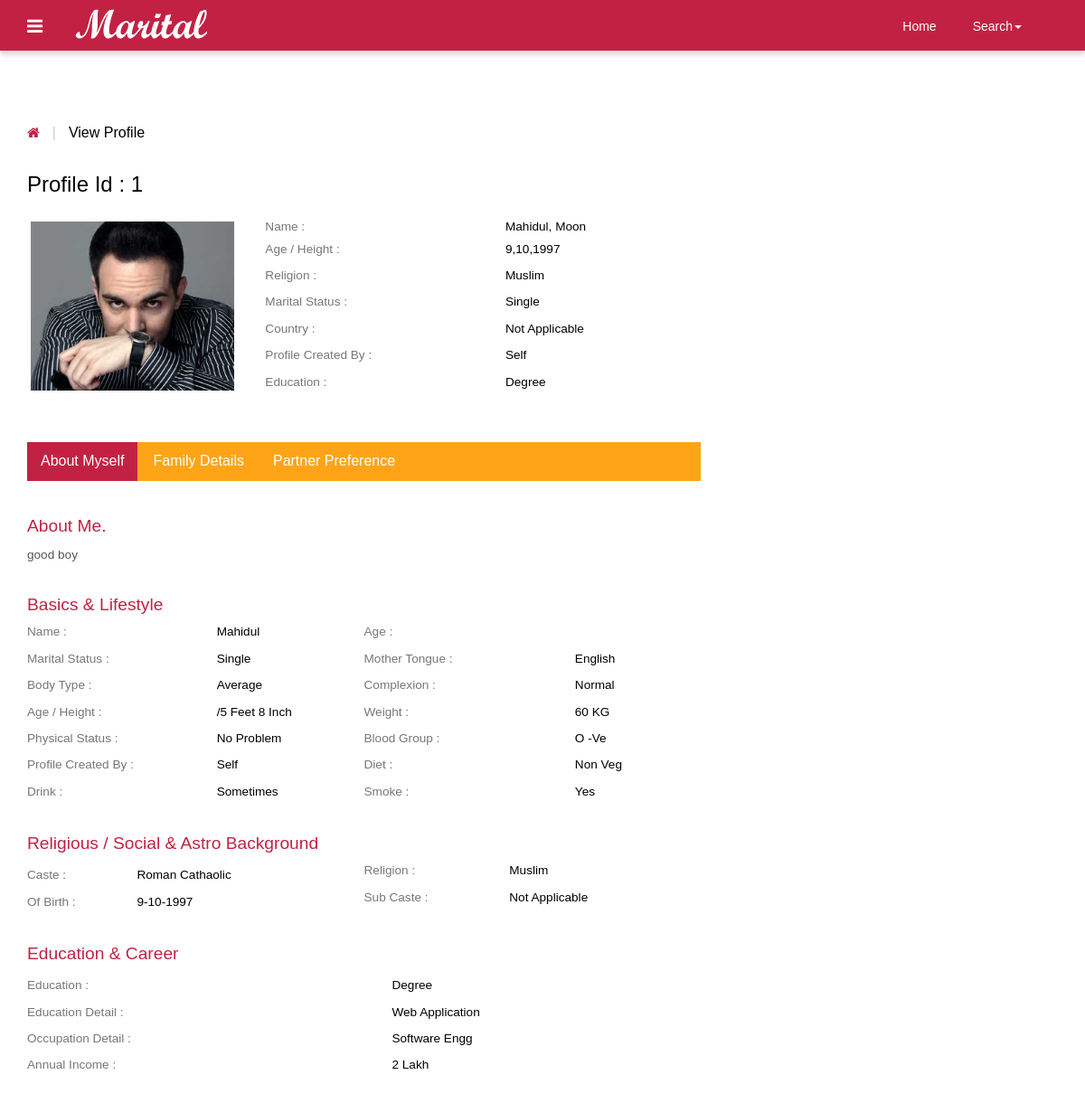
The app's page /user/viewprofile/ (signed in) with its own data.
### user/models.py (models this page shows)
class Profile(models.Model):
    user = models.OneToOneField(User,on_delete=models.CASCADE)
    firstname = models.CharField(max_length=128)
    lastname = models.CharField(max_length=128)
    sex = models.CharField(max_length=12)
    dob_day = models.CharField(max_length=12)
    dob_month = models.CharField(max_length=28)
    dob_year = models.CharField(max_length=12)
    religion = models.CharField(max_length=28)
    caste = models.CharField(max_length=28)
    subcaste = models.CharField(max_length=28)
    country = models.CharField(max_length=28)
    state = models.CharField(max_length=28)
    district = models.CharField(max_length=28)
    age = models.CharField(max_length=3)
    maritalstatus = models.CharField(max_length=28)
    profileby = models.CharField(max_length=28)
    education = models.CharField(max_length=28)
    specialization = models.CharField(max_length=28)
    bodytype = models.CharField(max_length=28)
    physicalstatus = models.CharField(max_length=28)
    drink = models.CharField(max_length=28)
    smoke = models.CharField(max_length=28)
    mothertounge = models.CharField(max_length=28)
    bloodgroup = models.CharField(max_length=28)
    weight = models.CharField(max_length=28)
    height = models.CharField(max_length=28)
    colour = models.CharField(max_length=28)
    diet = models.CharField(max_length=28)
    occupation = models.CharField(max_length=28)
    occupationdescr = models.CharField(max_length=28)
    income = models.CharField(max_length=28)
    fatheroccupation = models.CharField(max_length=28)
    motheroccupation = models.CharField(max_length=28)
    sis = models.CharField(max_length=28)
    bros = models.CharField(max_length=28)
    aboutme = models.TextField()
    image_field = models.ImageField(upload_to='images/profile/',default=False)

### user/views.py (the view)
# urls.py: path('viewprofile/',viewProfile,name='view-profile'),
@login_required(login_url='/user/login/')
def viewProfile(request):
        profile = Profile.objects.get(user=request.user)
        context = {
                'profile':profile
        }
        return render(request,'view-profile.html',context)

### user/templates/view-profile.html (shortened to what this page needs)
{% load static %}
<!DOCTYPE HTML>
<html>
<head>
<link href="{% static 'css/bootstrap-3.1.1.min.css' %}" rel='stylesheet' type='text/css' />
<link href="{% static 'css/style.css'%}" rel='stylesheet' type='text/css' />
<link href="{% static 'css/font-awesome.css' %}" rel="stylesheet">
</head>
<body>
<div class="navbar navbar-inverse-blue navbar">
      <div class="navbar-inner navbar-inner_1">
        <div class="container">
           <div class="navigation">
             <nav id="colorNav">
               <ul>
                <li class="green">
                </li>
               </ul>
             </nav>
           </div>
           <a class="brand" href="/"><img src="{% static 'images/logo.png'%}" alt="logo"></a>
           <div class="pull-right">
              <nav class="navbar nav_bottom" role="navigation">
            <div class="collapse navbar-collapse" id="bs-megadropdown-tabs">
                <ul class="nav navbar-nav nav_1">
                    <li><a href="/">Home</a></li>
                    <li class="dropdown">
                      <a href="#" class="dropdown-toggle" data-toggle="dropdown">Search<span class="caret"></span></a>
                    </li>
                </ul>
             </div>
            </nav>
           </div>
          <div class="clearfix"> </div>
        </div>
      </div>
    </div>
<div class="grid_3">
  <div class="container">
   <div class="breadcrumb1">
     <ul>
        <a href="{% url 'home' %}"><i class="fa fa-home home_1"></i></a>
        <span class="divider">&nbsp;|&nbsp;</span>
        <li class="current-page">View Profile</li>
     </ul>
   </div>
   <div class="profile">
   	 <div class="col-md-8 profile_left">
   	 	<h2>Profile Id : {{ profile.id }}</h2>
   	 	<div class="col_3">
   	        <div class="col-sm-4 row_2">
				<div class="flexslider">
					 <ul class="slides">
						<li>
							<img style="margin-right: 40px;" src="{{ profile.image_field.url }}" />
						</li>
					 </ul>
				  </div>
			</div>
			<div class="col-sm-8 row_1">
				<table class="table_working_hours">
		        	<tbody>
		        		<tr class="opened_1">
							<td class="day_label">Name :</td>
							<td class="day_value">{{profile.firstname}}, {{profile.lastname}}</td>
						</tr><tr class="opened_1">
							<td class="day_label">Age / Height :</td>
							<td class="day_value">{{profile.dob_day}},{{profile.dob_month}},{{profile.dob_year}}</td>
						</tr>
					  	<tr class="opened">
							<td class="day_label">Religion :</td>
							<td class="day_value">{{profile.religion}}</td>
						</tr>
					    <tr class="opened">
							<td class="day_label">Marital Status :</td>
							<td class="day_value">{{ profile.maritalstatus }}</td>
						</tr>
					    <tr class="opened">
							<td class="day_label">Country :</td>
							<td class="day_value">{{ profile.country }}</td>
						</tr>
					    <tr class="closed">
							<td class="day_label">Profile Created by :</td>
							<td class="day_value closed"><span>{{ profile.profileby }}</span></td>
						</tr>
					    <tr class="closed">
							<td class="day_label">Education :</td>
							<td class="day_value closed"><span>{{profile.education}}</span></td>
						</tr>
				    </tbody>
				</table>
				</div>
			<div class="clearfix"> </div>
		</div>
		<div class="col_4">
		    <div class="bs-example bs-example-tabs" role="tabpanel" data-example-id="togglable-tabs">
			   <ul id="myTab" class="nav nav-tabs nav-tabs1" role="tablist">
				  <li role="presentation" class="active"><a href="#home" id="home-tab" role="tab" data-toggle="tab" aria-controls="home" aria-expanded="true">About Myself</a></li>
				  <li role="presentation"><a href="#profile" role="tab" id="profile-tab" data-toggle="tab" aria-controls="profile">Family Details</a></li>
				  <li role="presentation"><a href="#profile1" role="tab" id="profile-tab1" data-toggle="tab" aria-controls="profile1">Partner Preference</a></li>
			   </ul>
			   <div id="myTabContent" class="tab-content">
				  <div role="tabpanel" class="tab-pane fade in active" id="home" aria-labelledby="home-tab">
				    <div class="tab_box">
				    	<h1>About Me.</h1>
				    	<p>{{profile.aboutme}}</p>
				    </div>
				    <div class="basic_1">
				    	<h3>Basics &amp; Lifestyle</h3>
				    	<div class="col-md-6 basic_1-left">
				    	  <table class="table_working_hours">
				        	<tbody>
				        		<tr class="opened_1">
									<td class="day_label">Name :</td>
									<td class="day_value">{{profile.firstname}}</td>
								</tr>
							    <tr class="opened">
									<td class="day_label">Marital Status :</td>
									<td class="day_value">{{profile.maritalstatus}}</td>
								</tr>
							    <tr class="opened">
									<td class="day_label">Body Type :</td>
									<td class="day_value">{{profile.bodytype}}</td>
								</tr>
							    <tr class="opened">
									<td class="day_label">Age / Height :</td>
									<td class="day_value">{{profile.age}}/{{profile.height}} </td>
								</tr>
							    <tr class="opened">
									<td class="day_label">Physical Status :</td>
									<td class="day_value closed"><span>{{ profile.physicalstatus }}</span></td>
								</tr>
							    <tr class="opened">
									<td class="day_label">Profile Created by :</td>
									<td class="day_value closed"><span>{{profile.profileby}}</span></td>
								</tr>
								<tr class="opened">
									<td class="day_label">Drink :</td>
									<td class="day_value closed"><span>{{profile.drink}}</span></td>
								</tr>
						    </tbody>
				          </table>
				         </div>
				         <div class="col-md-6 basic_1-left">
				          <table class="table_working_hours">
				        	<tbody>
				        		<tr class="opened_1">
									<td class="day_label">Age :</td>
									<td class="day_value">{{ profile.age }}</td>
								</tr>
							    <tr class="opened">
									<td class="day_label">Mother Tongue :</td>
									<td class="day_value">{{profile.mothertounge}}</td>
								</tr>
							    <tr class="opened">
									<td class="day_label">Complexion :</td>
									<td class="day_value">{{profile.colour}}</td>
								</tr>
							    <tr class="opened">
									<td class="day_label">Weight :</td>
									<td class="day_value">{{profile.weight}} KG</td>
								</tr>
							    <tr class="opened">
									<td class="day_label">Blood Group :</td>
									<td class="day_value">{{profile.bloodgroup}}</td>
								</tr>
							    <tr class="closed">
									<td class="day_label">Diet :</td>
									<td class="day_value closed"><span>{{profile.diet}}</span></td>
								</tr>
							    <tr class="closed">
									<td class="day_label">Smoke :</td>
									<td class="day_value closed"><span>{{profile.smoke}}</span></td>
								</tr>
						    </tbody>
				        </table>
				        </div>
				        <div class="clearfix"> </div>
				    </div>
				    <div class="basic_1">
				    	<h3>Religious / Social & Astro Background</h3>
				    	<div class="col-md-6 basic_1-left">
				    	  <table class="table_working_hours">
				        	<tbody>
				        		<tr class="opened">
									<td class="day_label">Caste :</td>
									<td class="day_value">{{profile.caste}}</td>
								</tr>
							    <tr class="opened">
									<td class="day_label">
 of Birth :</td>
									<td class="day_value closed"><span>{{profile.dob_day}}-{{profile.dob_month}}-{{profile.dob_year}}</span></td>
								</tr>
							</tbody>
				          </table>
				         </div>
				         <div class="col-md-6 basic_1-left">
				          <table class="table_working_hours">
				        	<tbody>
				        		<tr class="opened_1">
									<td class="day_label">Religion :</td>
									<td class="day_value">{{profile.religion}}</td>
								</tr>
							    <tr class="opened">
									<td class="day_label">Sub Caste :</td>
									<td class="day_value">{{profile.subcaste}}</td>
								</tr>
							</tbody>
				        </table>
				        </div>
				        <div class="clearfix"> </div>
				    </div>
				    <div class="basic_1 basic_2">
				    	<h3>Education & Career</h3>
				    	<div class="basic_1-left">
				    	  <table class="table_working_hours">
				        	<tbody>
				        		<tr class="opened">
									<td class="day_label">Education   :</td>
									<td class="day_value">{{profile.education}}</td>
								</tr>
				        		<tr class="opened">
									<td class="day_label">Education Detail :</td>
									<td class="day_value">{{profile.specialization}}</td>
								</tr>
							    <tr class="opened">
									<td class="day_label">Occupation Detail :</td>
									<td class="day_value closed"><span>{{profile.occupation}}</span></td>
								</tr>
							    <tr class="opened">
									<td class="day_label">Annual Income :</td>
									<td class="day_value closed"><span>{{profile.income}}</span></td>
								</tr>
							 </tbody>
				          </table>
				         </div>
				    </div>
				  </div>
		     </div>
		  </div>
	   </div>
   	 </div>
        </div>
       <div class="clearfix"> </div>
    </div>
  </div>
<link rel="stylesheet" href="css/flexslider.css" type="text/css" media="screen" />
</body>
</html>

### home/static/css/style.css (style rules this page uses)
h4, h5, h6, h1, h2, h3 { margin-top: 0; }
ul, ol { margin: 0; }
p { margin: 0; }
html, body { font-family: 'Ubuntu', sans-serif; font-size: 100%; background:#fff; }
body a { transition:0.5s all; -webkit-transition:0.5s all; -moz-transition:0.5s all; -o-transition:0.5s all; -ms-transition:0.5s all; }
.navigation { float: left; margin-right: 3%; margin-top: 1px; }
#colorNav > ul { padding: 0; margin: 0; }
#colorNav > ul > li { list-style: none; position:relative; }
#colorNav li.green:after { text-shadow: none; -webkit-font-smoothing: antialiased; font-family: 'fontawesome'; speak: none; font-weight: normal; font-variant: normal; line-height: 1; text-transform: none; -moz-transition: 0.4s; -o-transition: 0.4s; -webkit-transition: 0.4s; transition: 0.4s; color: #fff; content: "\f0c9"; display: inline-block; font-size: 20px; margin-left: 0; position: relative; top: 11px; }
.navbar-inverse-blue .navbar-inner { padding: 7px 0; background:#c32143; border:none; font-size: 0.85em; }
.navbar-inner_1 { padding: 7px 0; background:#c32143; border:none; font-size: 0.85em; box-shadow: 0 5px 5px rgba(0,0,0,0.14); -webkit-box-shadow: 0 5px 5px rgba(0,0,0,0.14); -moz-box-shadow: 0 5px 5px rgba(0,0,0,0.14); -o-box-shadow: 0 5px 5px rgba(0,0,0,0.14); }
.navbar { min-height:100%; margin-bottom:0; border:none; }
.navbar-nav { margin:0; float:right; }
.navbar-nav > li > a { padding: 10px 15px; text-align: center; color: #fff; font-weight: 100; font-size:14px; }
.nav_bottom { background:none; }
.nav-tabs > li > a, .nav-tabs > li > a:hover, .nav-tabs > li > a:focus, .nav-tabs > li.active > a, .nav-tabs > li.active > a:hover, .nav-tabs > li.active > a:focus { border: none; border-radius: 0; }
ul.nav_1 { float:none; margin: 2px 0 0 0; }
ul.nav_1 li { margin-right:10px; }
ul.nav_1 li a { color:#fff; }
.breadcrumb1 { margin-bottom:2em; }
.breadcrumb1 ul { padding:0; margin:0; list-style:none; }
.breadcrumb1 li { position: relative; margin-right: 10px; padding-right: 10px; display: inline-block; color:#000; font-size:1em; }
i.home_1 { color:#c32143; font-size:15px; }
span.divider { padding: 0 5px; color: #ccc; }
.col-md-8.profile_left { padding-left: 0; }
.col-sm-4.row_2 { padding-left: 0; }
.profile_left h2 { color:#000; font-size:1.5em; margin-bottom:1em; font-family: 'Oswald', sans-serif; }
table.table_working_hours { width: 100%; }
.table_working_hours tr { border: 0; }
td.day_label { color: #777; padding:5px 0; }
.table_working_hours tr { color: #000; font-size: 0.85em; text-transform: capitalize; }
.table_working_hours tr.opened_1 td { padding: 0 0 5px; }
.col_3 { margin-bottom:3em; }
.nav-tabs1 { display: inline-block; border-bottom: none; font-weight: 500; background-color:#ffa417; width: 100%; padding: 0; margin-bottom: 2em; }
.nav-tabs1>li.active>a, .nav-tabs1>li.active>a:focus, .nav-tabs1>li.active>a:hover { color: #fff; background-color:#c32143; border:none; }
.nav-tabs1>li { margin-bottom:0; }
a#profile-tab, a#home-tab, a#profile-tab1 { color: #fff; }
.grid_3 { padding:5em 0; }
.tab_box { margin-bottom: 2em; }
.tab_box h1 { color:#c32143; font-size:1.2em; }
.tab_box p { color:#555; font-size:0.85em; line-height:1.8em; }
.basic_1-left { padding-left:0; }
.basic_1 { margin-bottom: 2em; }
.basic_1 h3 { color: #c32143; font-size: 1.2em; }
.basic_2 { margin-bottom:0; }
ul { padding: 0; list-style: none; }
.headings h1, h2,h3,h4,h5,h6 { font-weight:400; }

### home/static/css/flexslider.css (style rules this page uses)
.slides, .slides > li, .flex-control-nav, .flex-direction-nav { margin: 0; padding: 0; list-style: none; }
.flexslider { margin: 0; padding: 0; }
.flexslider .slides > li { display: none; -webkit-backface-visibility: hidden; }
.flexslider .slides img { width: 100%; display: block; }
.flexslider .slides:after { content: "\0020"; display: block; clear: both; visibility: hidden; line-height: 0; height: 0; }
.flexslider { background: #ffffff; border: 4px solid #ffffff; position: relative; zoom: 1; }
.flexslider .slides { zoom: 1; }
.flexslider .slides img { height: auto; }

### records on screen
Profile: id "1", image_field (picture), firstname "Mahidul", lastname "Moon", dob_day "9", dob_month "10", dob_year "1997", religion "Muslim", maritalstatus "Single", country "Not Applicable", profileby "Self", education "Degree", aboutme "good boy", bodytype "Average", height "5 Feet 8 Inch", physicalstatus "No Problem", drink "Sometimes", mothertounge "English", colour "Normal", weight "60", bloodgroup "O -Ve", diet "Non Veg", smoke "Yes", caste "Roman Cathaolic", subcaste "Not Applicable", specialization "Web Application", occupation "Software Engg", income "2 Lakh"
